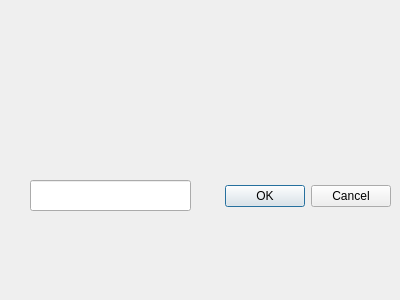
<?xml version="1.0" encoding="UTF-8"?>
<ui version="4.0">
 <class>Dialog</class>
 <widget class="QDialog" name="Dialog">
  <property name="geometry">
   <rect>
    <x>0</x>
    <y>0</y>
    <width>400</width>
    <height>300</height>
   </rect>
  </property>
  <property name="windowTitle">
   <string>Dialog</string>
  </property>
  <widget class="QDialogButtonBox" name="buttonBox">
   <property name="geometry">
    <rect>
     <x>50</x>
     <y>180</y>
     <width>341</width>
     <height>32</height>
    </rect>
   </property>
   <property name="orientation">
    <enum>Qt::Horizontal</enum>
   </property>
   <property name="standardButtons">
    <set>QDialogButtonBox::Cancel|QDialogButtonBox::Ok</set>
   </property>
  </widget>
  <widget class="QLineEdit" name="lineEdit">
   <property name="geometry">
    <rect>
     <x>30</x>
     <y>180</y>
     <width>161</width>
     <height>31</height>
    </rect>
   </property>
  </widget>
 </widget>
 <resources/>
 <connections>
  <connection>
   <sender>buttonBox</sender>
   <signal>accepted()</signal>
   <receiver>Dialog</receiver>
   <slot>accept()</slot>
   <hints>
    <hint type="sourcelabel">
     <x>248</x>
     <y>254</y>
    </hint>
    <hint type="destinationlabel">
     <x>157</x>
     <y>274</y>
    </hint>
   </hints>
  </connection>
  <connection>
   <sender>buttonBox</sender>
   <signal>rejected()</signal>
   <receiver>Dialog</receiver>
   <slot>reject()</slot>
   <hints>
    <hint type="sourcelabel">
     <x>316</x>
     <y>260</y>
    </hint>
    <hint type="destinationlabel">
     <x>286</x>
     <y>274</y>
    </hint>
   </hints>
  </connection>
 </connections>
</ui>
